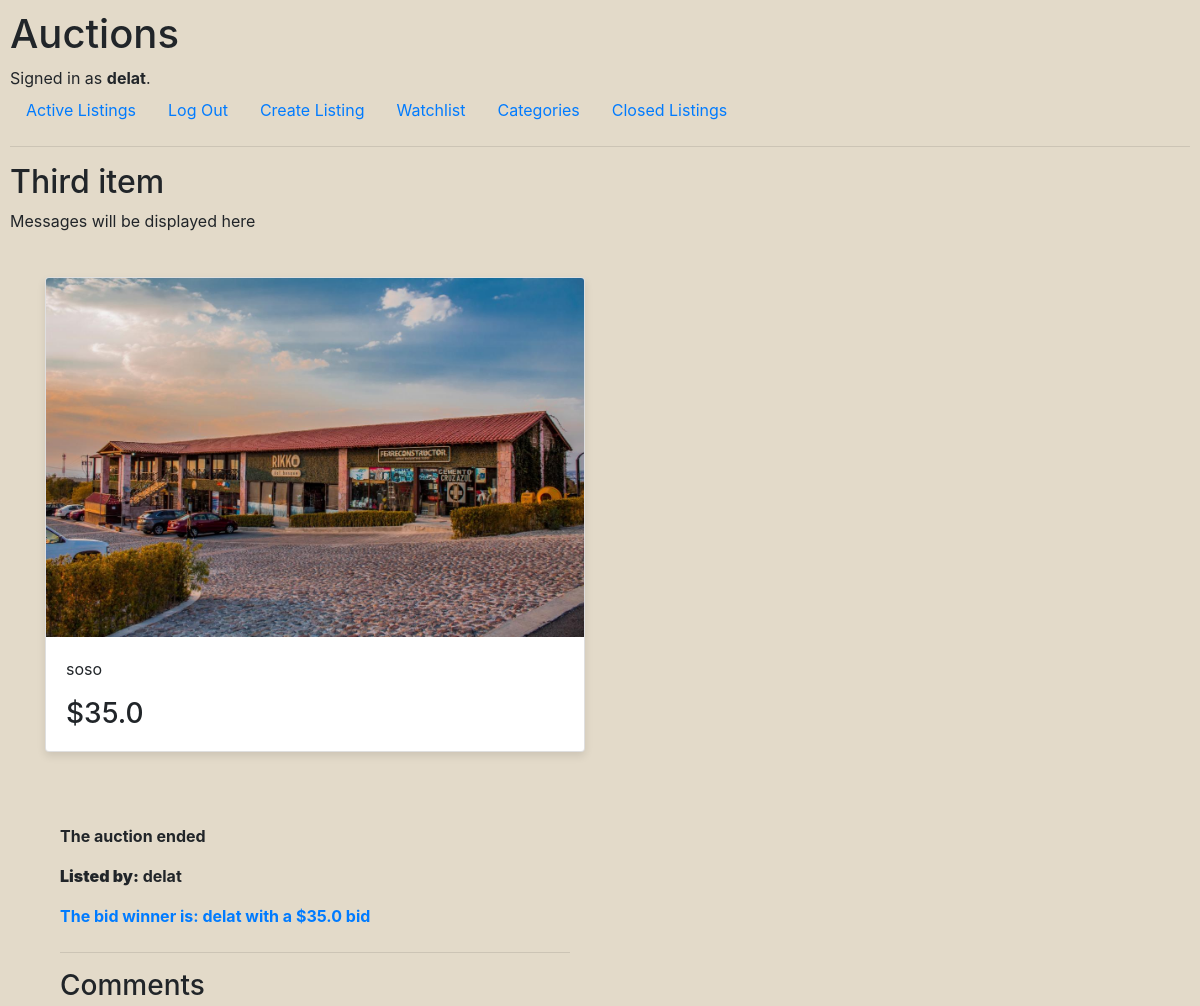
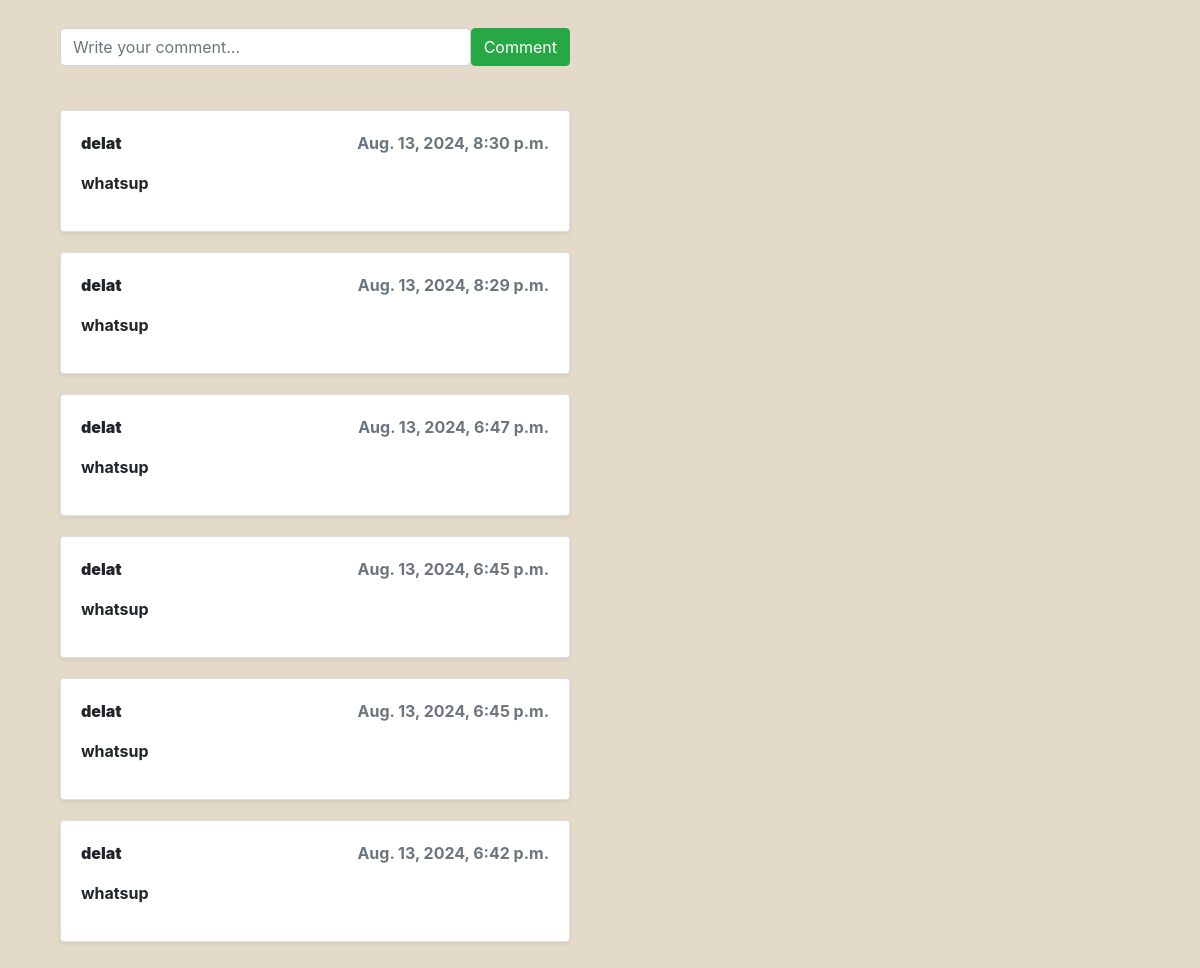
/view_listing/3 (signed in), run on an earlier commit of the app's database (2 pictures, top to bottom).
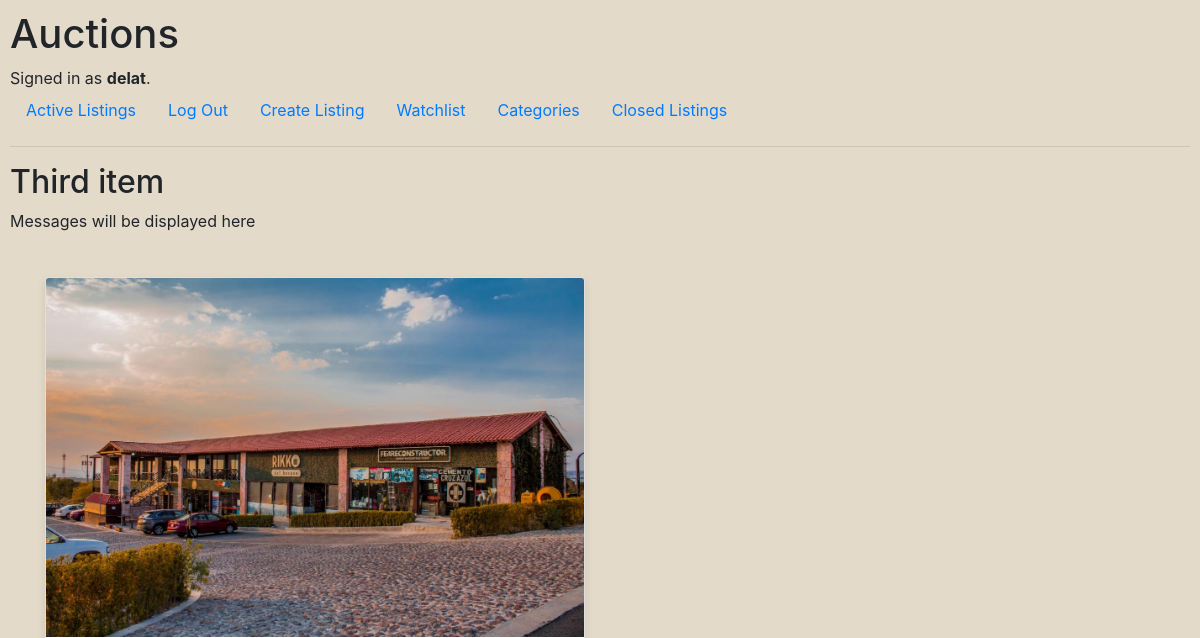
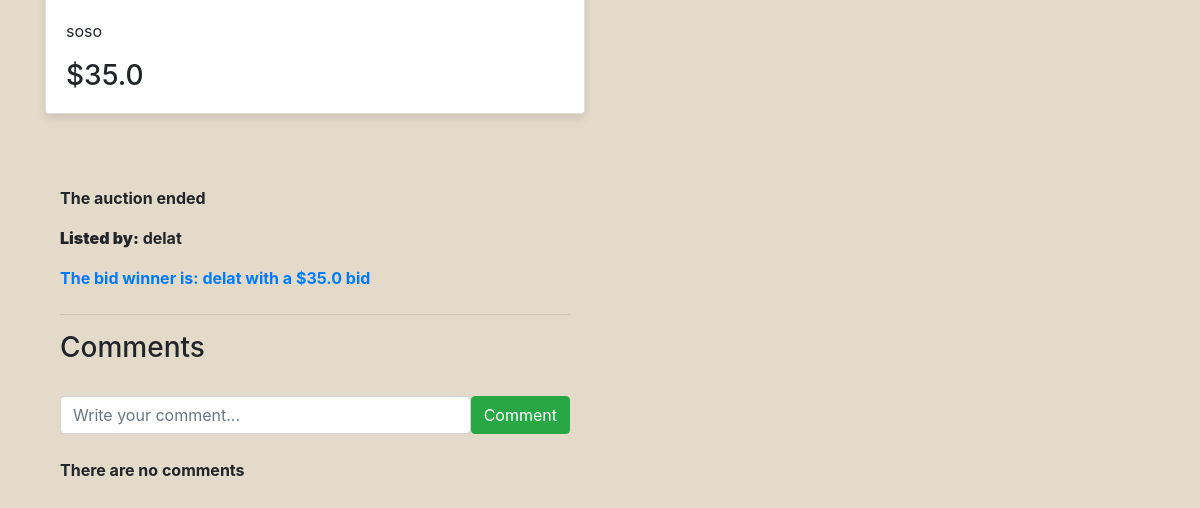
And on a later commit of the database (2 pictures, top to bottom).
### auctions/models.py (models this page shows, shortened)
class User(AbstractUser):
    pass

class Listing(models.Model):
    title = models.CharField(max_length=64)
    description = models.CharField(max_length=200)
    starting_price = models.FloatField()
    image = models.ImageField(upload_to='images/', blank=True, null=True)
    end_date = models.DateTimeField()
    seller = models.ForeignKey(User, on_delete=models.CASCADE, related_name="listings")
    status = models.BooleanField(default=True)
    categorie = models.ForeignKey(Categorie, on_delete=models.CASCADE, related_name="items", blank=True, null=True)

class Bid(models.Model):
    auction_listing = models.ForeignKey(Listing, on_delete=models.CASCADE, related_name="bids")
    bidder = models.ForeignKey(User, on_delete=models.CASCADE, related_name="bids")
    bid_amount = models.FloatField()
    bid_time = models.DateTimeField(auto_now=True)

class Comment(models.Model):
    auction_listing = models.ForeignKey(Listing, on_delete=models.CASCADE, related_name="comments")
    commenter = models.ForeignKey(User, on_delete=models.CASCADE, related_name="comments")
    comment_text = models.CharField(max_length=300)
    comment_time = models.DateTimeField(auto_now_add=True)

### auctions/views.py (the view, shortened to what this page needs)
# urls.py: path("view_listing/<str:listing_id>", views.view_listing, name="view_listing"),
def view_listing(request, listing_id):
    listing = get_object_or_404(Listing, id=listing_id)
    item_in_watchlist = Watchlist.objects.filter(user=request.user, listing=listing).exists()
    highest_bid = Bid.objects.filter(auction_listing=listing).order_by('-bid_amount').first()
    number_of_bids = listing.bids.count()
    message = "Messages will be displayed here"
    comments = Comment.objects.filter(auction_listing=listing).order_by('-comment_time')
    return render(request, 'auctions/view_listing.html', {
        'listing': listing,
        "item_in_watchlist": item_in_watchlist,
        "number_of_bids": number_of_bids,
        "highest_bid": highest_bid,
        "message": message,
        "comments": comments
    })

### auctions/templates/auctions/view_listing.html (shortened to what this page needs)
{% extends "auctions/layout.html" %}
{% block body %}
    <h2>{{ listing.title }}</h2>
    {% if message %}
        <div>{{ message }}</div>
    {% endif %}
    <br />
    <div class="container">
      <div class="row">
        <div class="col-md-6">
          <div class="card">
            {% if listing.image %}
            <img
              class="card-img-top"
              src="{{ listing.image.url }}"
              alt="Listing Image"
            />
            {% endif %}
            <div class="card-body">
              <p class="card-text">{{ listing.description }}</p>
              {% if highest_bid %}
                <h3 class="card-text">${{ highest_bid.bid_amount }}</h3>
              {% else %}
                <h3 class="card-text">${{ listing.starting_price }}</h3>
              {% endif %}
            </div>
          </div>
          <br />
          <div class="container mt-5">
            <div class="auction-details mb-4">
              {% if listing.status %}
                <p><strong>The auction ends:</strong> {{ listing.end_date }}</p>
                <p><strong>Listed by:</strong> {{ listing.seller }}</p>
                {% if number_of_bids > 0 %}
                    <p><strong>{{ number_of_bids }}</strong> bid(s) so far</p>
                    {% if highest_bid.bidder == user %}
                        <p class="text-success">Your bid is the current bid</p>
                    {% else %}
                        <p><strong>The current bid is:</strong> ${{ highest_bid.bid_amount }}</p>
                    {% endif %}
                {% else %}
                    <p class="text-blue-warning">There are no current bids</p>
                {% endif %}
              {% else %}
              <p><strong>The auction ended</p>
              <p><strong>Listed by:</strong> {{ listing.seller }}</p>
              <p class="text-blue-warning">The bid winner is: {{ highest_bid.bidder }} with a ${{ highest_bid.bid_amount }} bid</p>
              {% endif %}
            </div>
            {% if user.is_authenticated %}
              <hr>
              <div>
                <h3>Comments</h3>
                <br>
                <form action="{% url 'view_listing' listing.id %}" method="post">
                  <div class="d-flex">
                    <input type="text" name="comment" class="form-control comment-input me-2" placeholder="Write your comment...">
                    <button type="submit" class="btn btn-success" name="action" value="add_comment">Comment</button>
                  </div>
                </form>
                <br>
                {% if comments %}
                  {% for comment in comments %}
                  <ul class="list-unstyled">
                    <li class="mb-3">
                      <div class="card shadow-sm">
                        <div class="card-body">
                          <div class="d-flex justify-content-between">
                            <strong>{{ comment.commenter }}</strong>
                            <span class="text-muted">{{ comment.comment_time }}</span>
                          </div>
                          <p class="mt-3">{{ comment.comment_text }}</p>
                        </div>
                      </div>
                    </li>
                  </ul>
                  {% endfor %}
                {% else %}
                <p>There are no comments</p>
                {% endif %}
              </div>
            {% endif %}
        </div>
{% endblock %}

### auctions/templates/auctions/layout.html (shortened to what this page needs)
{% load static %}
<!DOCTYPE html>
<html lang="en">
    <head>
        <link rel="stylesheet" href="https://stackpath.bootstrapcdn.com/bootstrap/4.4.1/css/bootstrap.min.css">
        <link href="{% static 'auctions/styles.css' %}" rel="stylesheet">
    </head>
    <body>
        <h1>Auctions</h1>
        <div>
            {% if user.is_authenticated %}
                Signed in as <strong>{{ user.username }}</strong>.
            {% else %}
                Not signed in.
            {% endif %}
        </div>
        <ul class="nav">
            <li class="nav-item">
                <a class="nav-link" href="{% url 'index' %}">Active Listings</a>
            </li>
            {% if user.is_authenticated %}
                <li class="nav-item">
                    <a class="nav-link" href="{% url 'logout' %}">Log Out</a>
                </li>
                <li class="nav-item">
                    <a class="nav-link" href="{% url 'new_listing' %}">Create Listing</a>
                </li>
                <li class="nav-item">
                    <a class="nav-link" href="{% url 'watchlist' %}">Watchlist</a>
                </li>
            {% endif %}
            <li class="nav-item">
                <a class="nav-link" href="{% url 'categories' %}">Categories</a>
            </li>
            <li class="nav-item">
                <a class="nav-link" href="{% url 'closed_listings' %}">Closed Listings</a>
            </li>
        </ul>
        <hr>
        {% block body %}
        {% endblock %}
    </body>
</html>

### auctions/static/auctions/styles.css (style rules this page uses)
body { padding: 10px; background-color: rgb(227, 218, 201); }
.card { margin-top: 20px; box-shadow: 0 4px 8px rgba(0, 0, 0, 0.1); }
.card-img-top { width: 100%; height: auto; }
.card-body { padding: 20px; }
.text-blue-warning { color: #007bff; }

What changed in the data, as far as the page shows it:
removed Comment: commenter "delat", comment_time "Aug. 13, 2024, 8:30 p.m.", comment_text "whatsup"
removed Comment: commenter "delat", comment_time "Aug. 13, 2024, 8:29 p.m.", comment_text "whatsup"
removed Comment: commenter "delat", comment_time "Aug. 13, 2024, 6:47 p.m.", comment_text "whatsup"
removed Comment: commenter "delat", comment_time "Aug. 13, 2024, 6:45 p.m.", comment_text "whatsup"
removed Comment: commenter "delat", comment_time "Aug. 13, 2024, 6:45 p.m.", comment_text "whatsup"
removed Comment: commenter "delat", comment_time "Aug. 13, 2024, 6:42 p.m.", comment_text "whatsup"
Also different on the page:
text now shown: "There are no comments"
